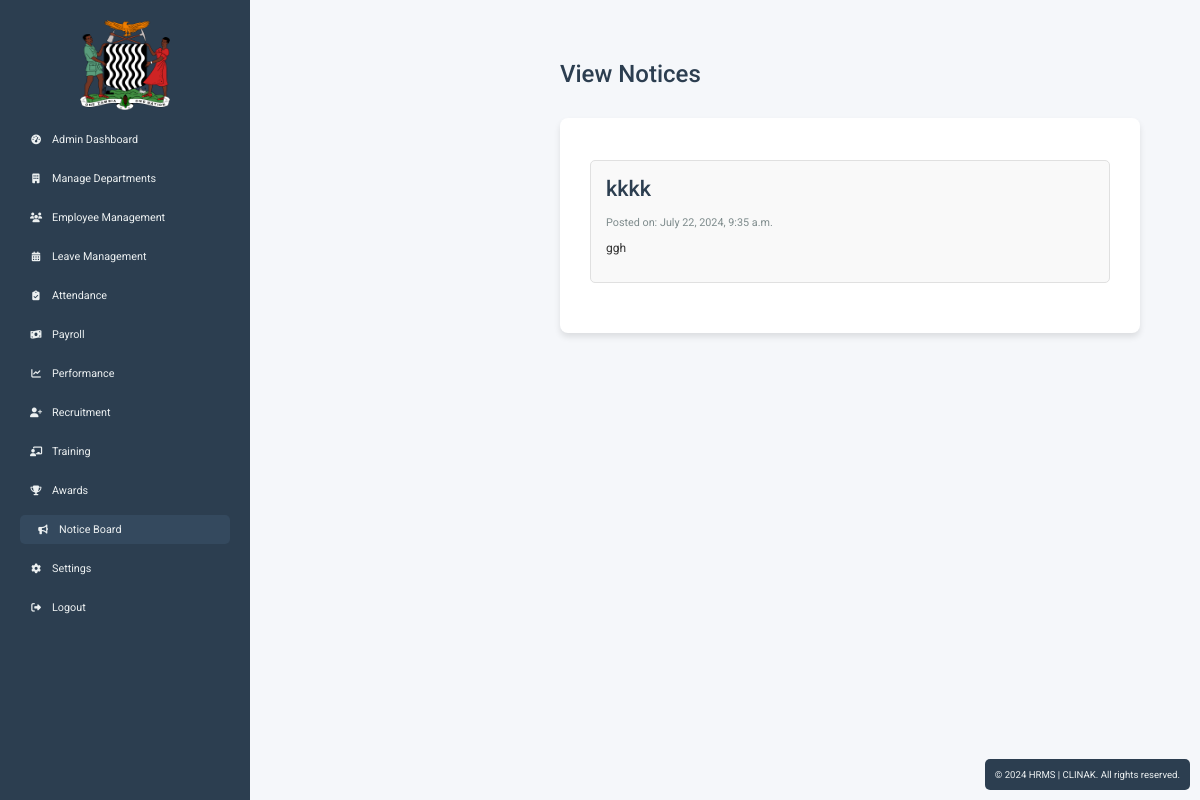
/notices/ (signed in), run on the app's committed database.
### hrms/models.py (models this page shows, shortened)
class Notice(models.Model):
    title = models.CharField(max_length=200)
    content = models.TextField()
    date_posted = models.DateTimeField(auto_now_add=True)

### hrms/views.py (the view)
# urls.py: path('notices/', views.view_notices, name='view_notices'),
@login_required
def view_notices(request):
    notices = Notice.objects.all().order_by('-date_posted')
    return render(request, 'view_notices.html', {'notices': notices})

### hrms/templates/view_notices.html (shortened to what this page needs)
{% extends 'admin_base.html' %}
{% block content %}
<div class="main-content">
    <div class="header">
        <h1>View Notices</h1>
    </div>
    <div class="content">
        <ul class="notice-list">
            {% for notice in notices %}
                <li class="notice-item">
                    <h2><a href="{% url 'notice_detail' notice.id %}" class="notice-title">{{ notice.title }}</a></h2>
                    <p class="notice-date">Posted on: {{ notice.date_posted }}</p>
                    <p class="notice-content">{{ notice.content }}</p>
                </li>
            {% empty %}
                <li>No notices available.</li>
            {% endfor %}
        </ul>
    </div>
</div>
{% endblock %}

### hrms/templates/admin_base.html (style rules this page uses)
body { font-family: 'Roboto', sans-serif; margin: 0; padding: 0; font-size: 75%; background-color: #f5f7fa; color: #333; }
.notice-list { list-style-type: none; padding: 0; }
.notice-item { background-color: #f9f9f9; border: 1px solid #e0e0e0; border-radius: 5px; padding: 15px; margin-bottom: 20px; }
.notice-title { color: #2c3e50; text-decoration: none; font-size: 1.2em; font-weight: 500; }
.notice-date { color: #7f8c8d; font-size: 0.9em; margin-top: 5px; }
.main-content { flex: 1; padding: 30px; box-sizing: border-box; margin-left: 250px; transition: margin-left 0.3s ease; }
.header { display: flex; justify-content: space-between; align-items: center; margin-bottom: 30px; }
.header h1 { margin: 0; font-weight: 500; color: #2c3e50; }
.content { background-color: #fff; padding: 30px; border-radius: 8px; box-shadow: 0 4px 6px rgba(0, 0, 0, 0.1); }
.content h2 { margin-top: 0; color: #2c3e50; font-weight: 500; }

### data on the page
Notice: title "kkkk", date_posted "July 22, 2024, 9:35 a.m.", content "ggh"
